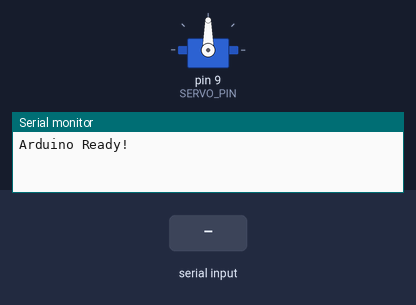
A sketch run on a simulated Arduino Uno, built with avr-gcc and run on an emulated ATmega328P. Parts: servo, the last lines printed to the serial monitor. The inputs (shaded band) are chosen by the test bench.

Above: at 1.2 s.
1.3 s: "R" received over Serial
At 2.6 s:
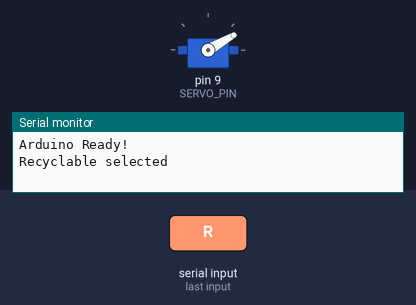
4.3 s: "C" received over Serial
At 6.1 s:
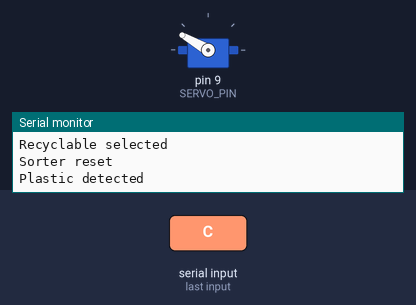
Timing chart, 0 to 7.8 s (numbered marks = the images above; inputs shaded):
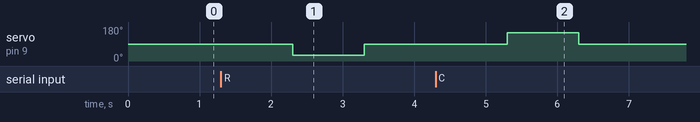

The sketch:

AISorter.ino
```cpp
#include <Servo.h>

// Create servo object
Servo sorter;

// Hardware configuration
const int SERVO_PIN = 9;

// Sorting positions
const int RECYCLE_ANGLE = 30;
const int TRASH_ANGLE = 150;
const int REST_ANGLE = 90;

void setup() {
  // Start serial communication
  Serial.begin(9600);

  // Connect servo to pin 9
  sorter.attach(SERVO_PIN);

  // Set initial position
  sorter.write(REST_ANGLE);

  Serial.println("Arduino Ready!");
}

void loop() {

  // Check for incoming commands
  if (Serial.available() > 0) {

    char command = Serial.read();

    // Recyclable
    if (command == 'R') {
      delay(1000);
      sorter.write(RECYCLE_ANGLE);
      Serial.println("Recyclable selected");
      delay(1000);
      sorter.write(REST_ANGLE);
      Serial.println("Sorter reset");
    }

    // TRASH
    else if (command == 'C') {
      delay(1000);
      sorter.write(TRASH_ANGLE);
      Serial.println("Plastic detected");
      delay(1000);
      sorter.write(REST_ANGLE);
      Serial.println("Sorter reset");
    }

    // Reset
    else if (command == 'N') {
      delay(1000);
      sorter.write(REST_ANGLE);
      Serial.println("Sorter reset");
    }
  }
}
```

Measured:
- after the input at 1.3 s, servo on pin 9 (SERVO_PIN): 90° → 30° after 1.0 s, → 90° 1.0 s later
- after the input at 4.3 s, servo on pin 9 (SERVO_PIN): 90° → 150° after 1.0 s, → 90° 1.0 s later
